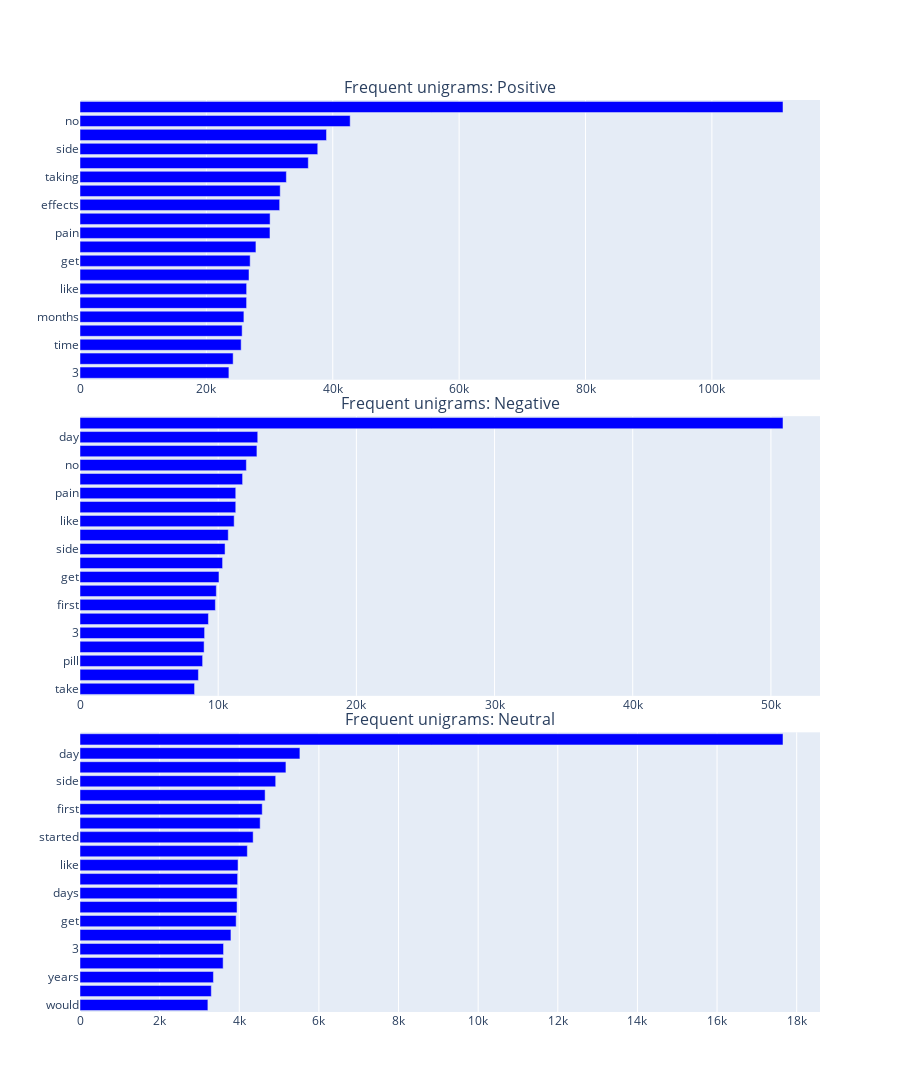

Notebook source saved alongside this figure:
### Markdown cell above
Below chart shows the top unigrams words occured in the entire corpus for each label category

### Code cell
plot_grams(1, "unigrams")

### Figure 1 — Plotly figure (JSON) as saved in the notebook; plotly's stock layout.template omitted (floating-point values rounded to 4 significant figures)
{"data": [{"marker": {"color": "blue"}, "orientation": "h", "showlegend": false, "type": "bar", "x": [23565, 24238, 25506, 25662, 25938, 26364, 26370, 26746, 26931, 27843, 30066, 30084, 31598, 31687, 32658, 36131, 37626, 39010, 42759, 111256], "xaxis": "x", "y": ["3", "feel", "time", "days", "months", "would", "like", "started", "get", "2", "pain", "first", "effects", "take", "taking", "years", "side", "day", "no", "not"], "yaxis": "y"}, {"marker": {"color": "blue"}, "orientation": "h", "showlegend": false, "type": "bar", "x": [8291, 8570, 8874, 8982, 9017, 9294, 9797, 9867, 10057, 10318, 10498, 10729, 11157, 11272, 11272, 11767, 12039, 12804, 12863, 50875], "xaxis": "x2", "y": ["take", "took", "pill", "effects", "3", "time", "first", "2", "get", "days", "side", "started", "like", "would", "pain", "months", "no", "taking", "day", "not"], "yaxis": "y2"}, {"marker": {"color": "blue"}, "orientation": "h", "showlegend": false, "type": "bar", "x": [3212, 3298, 3351, 3595, 3605, 3791, 3922, 3944, 3946, 3959, 3969, 4203, 4349, 4525, 4577, 4649, 4915, 5172, 5523, 17656], "xaxis": "x3", "y": ["would", "feel", "years", "take", "3", "time", "get", "pain", "days", "2", "like", "effects", "started", "months", "first", "no", "side", "taking", "day", "not"], "yaxis": "y3"}], "layout": {"annotations": [{"font": {"size": 16}, "showarrow": false, "text": "Frequent unigrams: Positive", "x": 0.5, "xanchor": "center", "xref": "paper", "y": 1, "yanchor": "bottom", "yref": "paper"}, {"font": {"size": 16}, "showarrow": false, "text": "Frequent unigrams: Negative", "x": 0.5, "xanchor": "center", "xref": "paper", "y": 0.6533, "yanchor": "bottom", "yref": "paper"}, {"font": {"size": 16}, "showarrow": false, "text": "Frequent unigrams: Neutral", "x": 0.5, "xanchor": "center", "xref": "paper", "y": 0.3067, "yanchor": "bottom", "yref": "paper"}], "height": 1200, "width": 900, "xaxis": {"anchor": "y", "domain": [0, 1]}, "xaxis2": {"anchor": "y2", "domain": [0, 1]}, "xaxis3": {"anchor": "y3", "domain": [0, 1]}, "yaxis": {"anchor": "x", "domain": [0.6933, 1]}, "yaxis2": {"anchor": "x2", "domain": [0.3467, 0.6533]}, "yaxis3": {"anchor": "x3", "domain": [0, 0.3067]}}}
